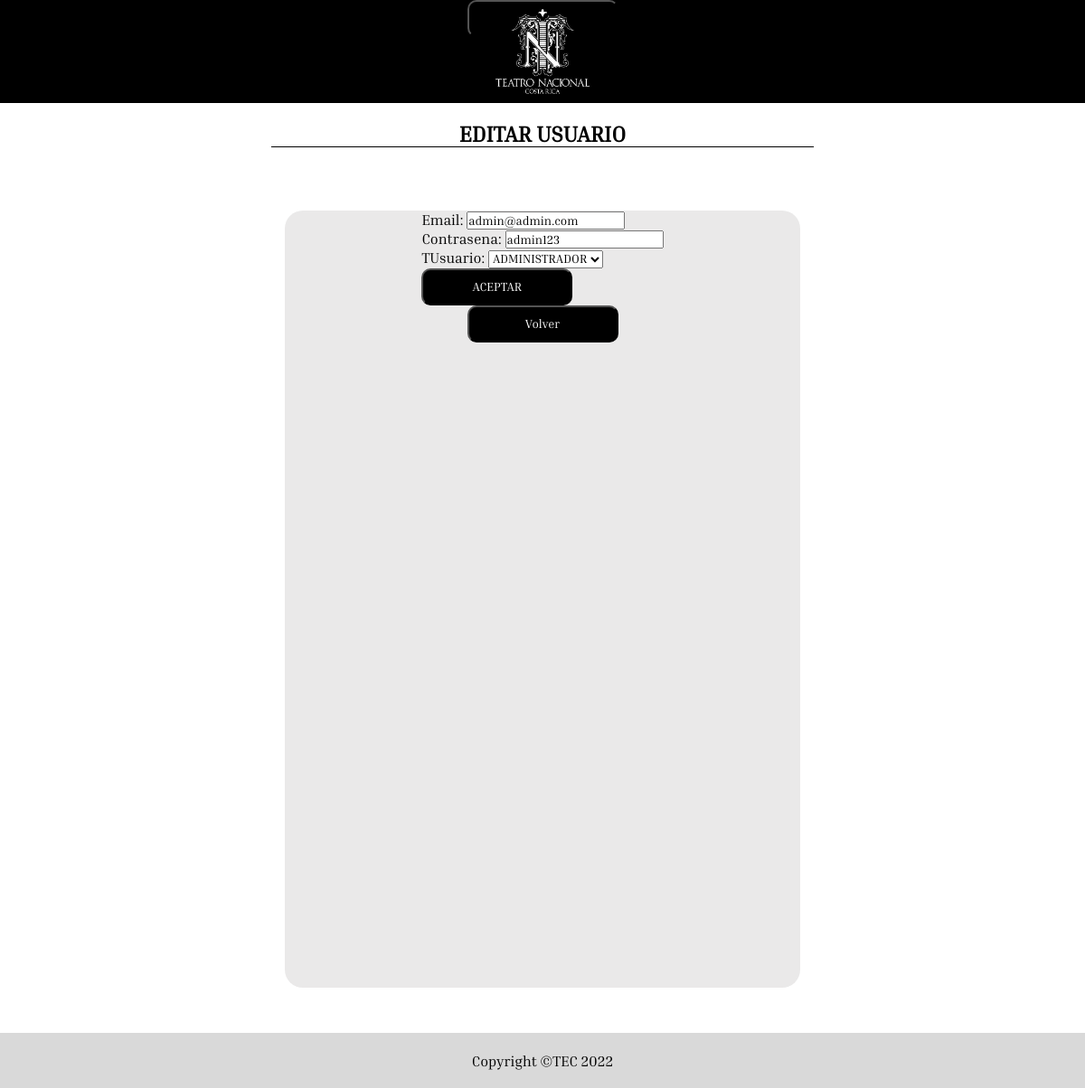
Page /listaUsuarios/updateUsuario/1 on the committed database.
### modelo/models.py (models this page shows, shortened)
class Usuario(models.Model):
    class TUsuario(models.TextChoices):
        ADMINISTRADOR = 'ADMINISTRADOR', 'ADMINISTRADOR'
        SUPERUSUARIO = 'SUPERUSUARIO', 'SUPERUSUARIO'
        OPERATIVO = 'OPERATIVO', 'OPERATIVO'
        DIRECCION = 'DIRECCION', 'DIRECCION'
    tUsuario = models.CharField(max_length=25 , choices=TUsuario.choices, default=TUsuario.OPERATIVO)
    contrasena = models.CharField(max_length=100)
    email = models.CharField(max_length=100, unique=True)

### modelo/views.py (the view, shortened to what this page needs)
# urls.py: path('listaUsuarios/updateUsuario/<int:id_>', views.updateUser, name='updateUsuario'),
def updateUser(request, id_):
    if request.method == 'GET':
        usuario = get_object_or_404(Usuario, id=id_)
        form = CreateUserForm(instance=usuario)
        return render(request, 'editarUsuario.html', { 'usuario' : usuario , 'form' : form })

### modelo/forms.py
class CreateUserForm(ModelForm):
    class Meta:
        model = Usuario
        fields = ['email', 'contrasena', 'tUsuario']

### modelo/templates/editarUsuario.html (shortened to what this page needs)
{% extends 'baseAdmin.html' %}
{% block content %}
{% load static %}
<div class="tituloLista">
    <h2>EDITAR USUARIO</h2>
</div>
<div class="formularioContainer">
    <form action="" method="post">
        {{form.as_p}}
        <button class="botonEstandar btn167">
            <span class="letraEstandar">ACEPTAR</span>
        </button>
    </form>
    <a href="{{request.META.HTTP_REFERER}}">
        <button class="botonEstandar btn167">
          <span class="letraEstandar">Volver</span>
        </button>
    </a>
</div>
{% endblock content %}

### modelo/static/styles/admins.css (style rules this page uses)
* { margin: 0px; padding: 0px; font-family:'Inria Serif'; }
html { width:100vw; height:100vh; }
body { background-color: rgb(255, 255, 255); position : absolute; width : 100%; height : 100%; overflow-x: hidden; overflow-y: auto; }
.botonEstandar { background-color: black; color: white; border-radius: 10px; cursor: pointer; }
.tituloLista { width: 600px; display: flex; flex-direction: column; align-items: center; margin-top: 20px; margin-bottom: 20px; border-bottom: 1px solid black; }
.formularioContainer { width: 570px; height: 860px; background-color: #EAE9E9; border-radius: 20px; margin-top: 50px; margin-bottom: 50px; display: flex; flex-direction: column; align-items: center; }
.btn167 { width: 167px; height: 41px; }

### rows in the picture
Usuario: email "admin@admin.com", contrasena "admin123", tUsuario "ADMINISTRADOR"
